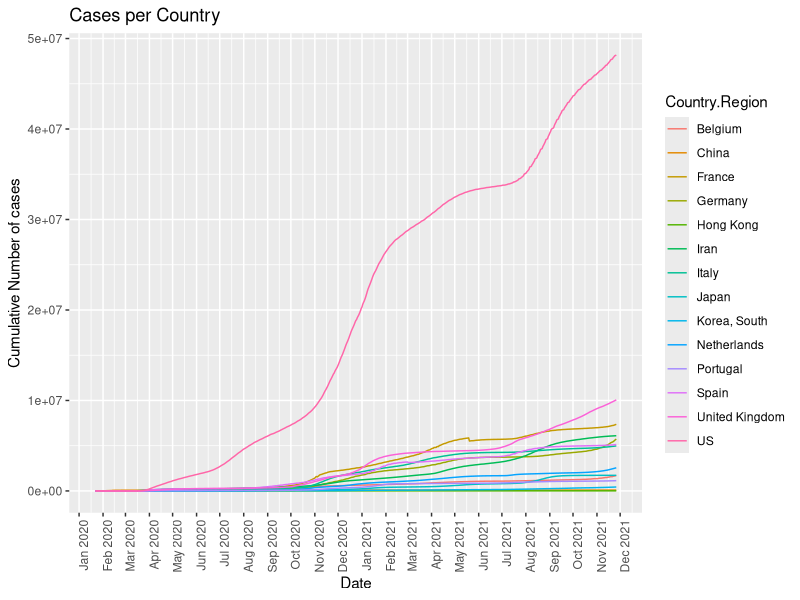
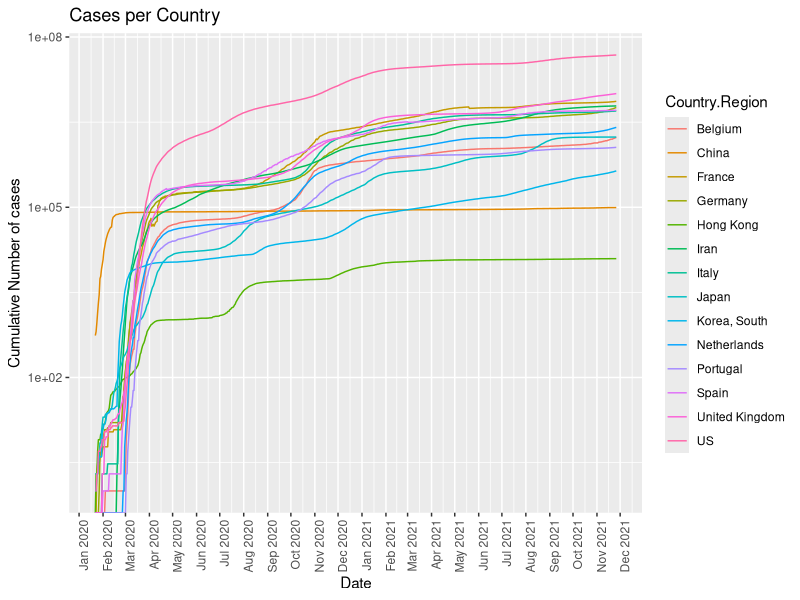

These figures' R source, in order:
## ---- chunk 1
knitr::opts_chunk$set(echo = TRUE)
## ---- chunk 2
library(tidyverse)
library(ggplot2)
library(lubridate)
library(reshape2)
library(dplyr)
## ---- chunk 3
df <- read.csv("data/time_series_covid19_confirmed_global.csv",header=T,stringsAsFactors=FALSE)
## ---- chunk 4
ncol(df)
nrow(df)
colnames(df)[c(1:15)]
colnames(df)[c(ncol(df))]
## ---- chunk 5
df <- df[,c(1:2,5:ncol(df))]
df[c(1:10), c(1:5)]
## ---- chunk 6
df <- df %>% filter(Country.Region %in% c("Belgium","China","France","Germany","Iran","Italy","Japan","Korea, South","Netherlands","Portugal","Spain","United Kingdom","US"))

## ---- chunk 7
df[,c(1:2)]
## ---- chunk 8
df <- df %>% filter(Province.State == "" | Country.Region == "China")
df[,c(1:2)]
## ---- chunk 9
df[df["Province.State"] == "Hong Kong", 2] <- "Hong Kong"
## ---- chunk 10
df <- df[,c(2:ncol(df))]
## ---- chunk 11
df[,c(1:5)]
## ---- chunk 12
df <- df %>% 
  group_by(Country.Region) %>% 
  summarise(across(everything(), sum))

df[,c(1:5)]
## ---- chunk 13
melted_df <- melt(df, id.vars="Country.Region")
melted_df[c(1:20),]
## ---- chunk 14
melted_df$variable = as.Date(melted_df$variable, "X%m.%d.%Y") %m+% years(2000)

melted_df[c(1:10),]
## ---- chunk 15
ggplot(melted_df, aes(x = variable, y = value)) + geom_line(aes(color = Country.Region, group = Country.Region)) + scale_x_date(date_breaks = "1 month", date_labels =  "%b %Y") + theme(axis.text.x=element_text(angle=90, hjust=1)) + ggtitle("Cases per Country")+ labs(y= "Cumulative Number of cases", x = "Date")
## ---- chunk 16
ggplot(melted_df, aes(x = variable, y = value)) + geom_line(aes(color = Country.Region, group = Country.Region)) + scale_x_date(date_breaks = "1 month", date_labels =  "%b %Y") + theme(axis.text.x=element_text(angle=90, hjust=1)) + ggtitle("Cases per Country")+ labs(y= "Cumulative Number of cases", x = "Date") + scale_y_continuous(trans='log10')
